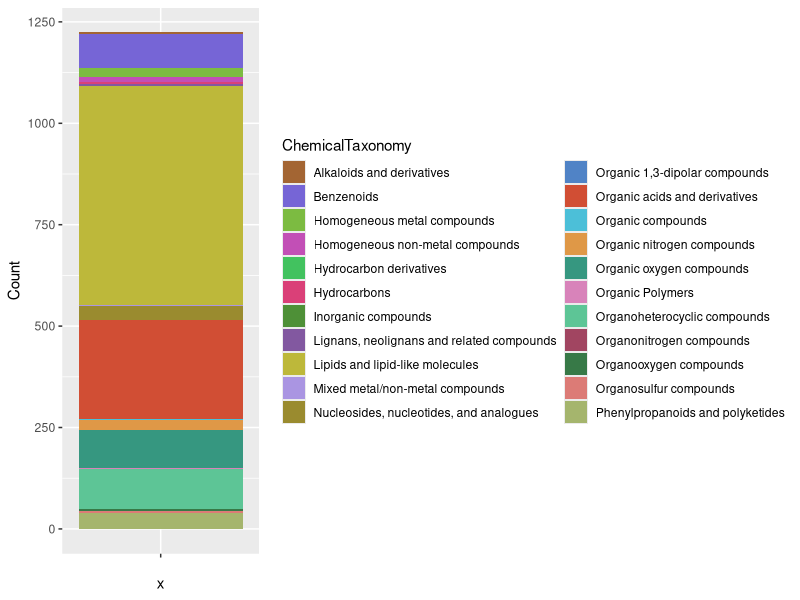
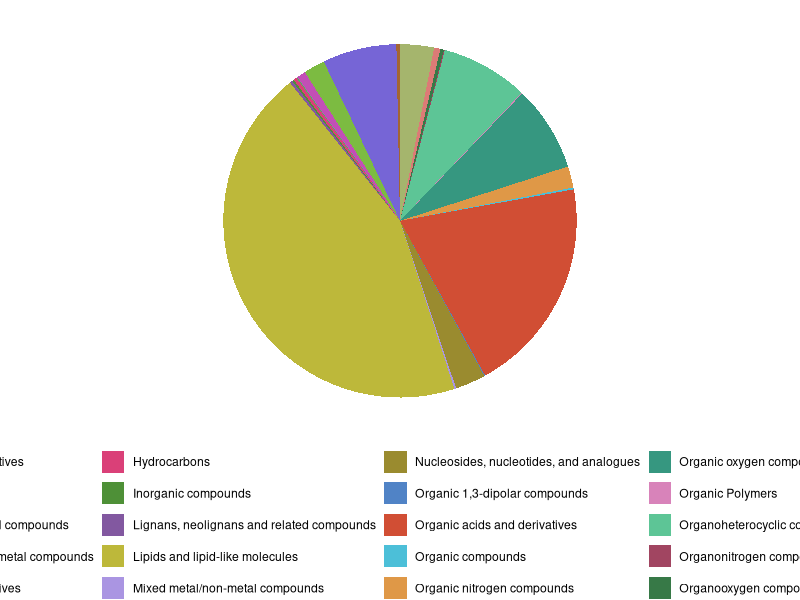
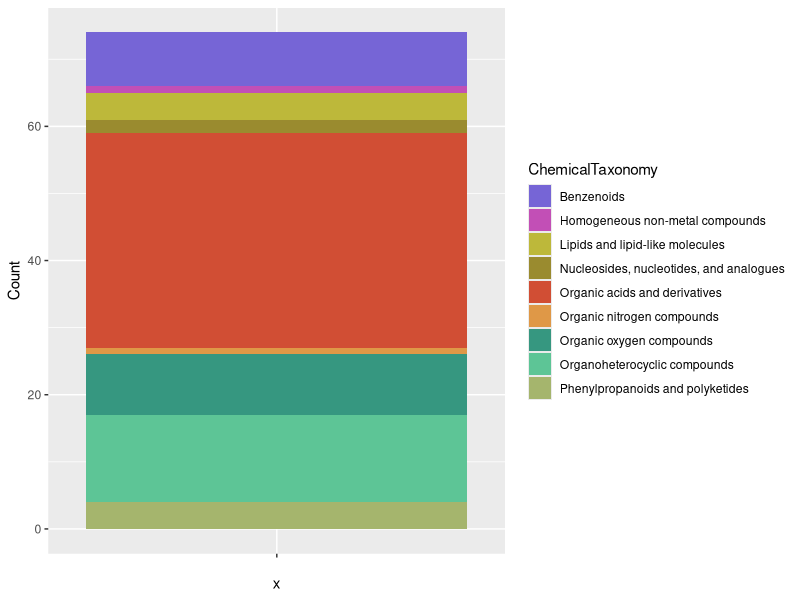
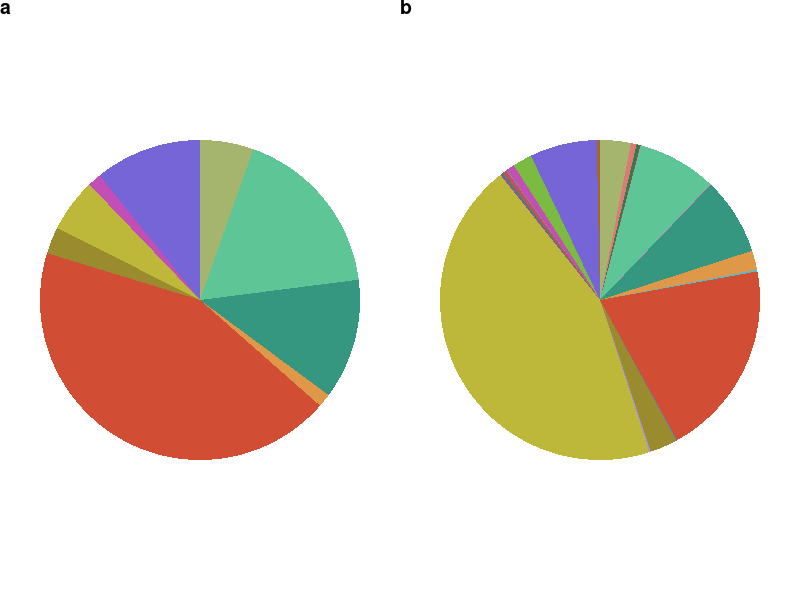

Write the R code that produced these figures, in order.
library(ggplot2)
library(cowplot)

setwd("/Users/ijmiller2/Desktop/UW_2019/UrineMetabolomics/RealTimeUrineMetabolomics/data")

df <- read.table("disease_metabolite_full_data.csv", sep=",", header=TRUE, row.names=NULL)

# Remove duplicate rows based on certain columns (variables):
# https://www.datanovia.com/en/lessons/identify-and-remove-duplicate-data-in-r/
library(tidyverse)

unique_metabolite_df <- df %>% distinct(metabolite, .keep_all = TRUE)  
chemical_tax_df <- as.data.frame(table(unique_metabolite_df$chemical_taxonomy))
colnames(chemical_tax_df) = c("ChemicalTaxonomy", "Count")
chemical_tax_df <- subset(chemical_tax_df, ChemicalTaxonomy != "None")

# list of 23 hexcodes from iwanthue
colors = c("#a36533",
  "#7665d6",
  "#7cbb41",
  "#c24fb6",
  "#42c25f",
  "#da4078",
  "#4e9037",
  "#8258a0",
  "#bdb83a",
  "#aa95e2",
  "#9a8b2f",
  "#5083c6",
  "#d14e34",
  "#4cbfd8",
  "#df9847",
  "#369780",
  "#d883ba",
  "#5dc596",
  "#a14561",
  "#377947",
  "#dc7b76",
  "#a5b56d")
  #"#686d2b")

chemical_tax_list <- unique(chemical_tax_df$ChemicalTaxonomy)
chemical_tax_color_df <- data.frame(
  ChemicalTaxonomy = chemical_tax_list,
  Color = colors
)
chemical_tax_df$colors = colors


bp <- ggplot(chemical_tax_df, aes(x="", y=Count, fill=ChemicalTaxonomy))+
  geom_bar(width = 1, stat = "identity") +
  scale_fill_manual(values=chemical_tax_df$colors)
bp

pie <- bp + coord_polar("y", start=0)
a <- pie + theme_void()
a + theme(legend.position = "bottom")
a <- a + theme(legend.position = "none")
### Now for just the metabolites we observed ###

library(readxl)
observed_df <- read_excel("combined_sample_data.xlsx", sheet = "MetaboliteData")
# update after id reassignment
observed_chemical_tax_df <-  as.data.frame(table(observed_df$`Chemical Taxonomy`))
colnames(observed_chemical_tax_df) = c("ChemicalTaxonomy", "Count")
# subset the above data frame based on which chemical classes are present
observed_chemical_tax_colors = subset(chemical_tax_df, ChemicalTaxonomy %in% observed_chemical_tax_df$ChemicalTaxonomy)
observed_chemical_tax_df <- subset(observed_chemical_tax_df, ChemicalTaxonomy != "NA")

bp <- ggplot(observed_chemical_tax_df, aes(x="", y=Count, fill=ChemicalTaxonomy))+
  geom_bar(width = 1, stat = "identity") +
  scale_fill_manual(values=observed_chemical_tax_colors$colors)
bp

pie <- bp + coord_polar("y", start=0)
b <- pie + theme_void()
b <- b + theme(legend.position = "none")

p <- plot_grid(b, a, labels = c("a", "b"), hjust = 0, vjust = 1,
               scale = c(1., 1., 1., 1.))
p
